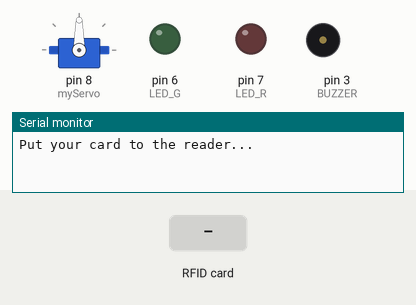
Recording of a sketch running on a simulated Arduino Uno, built with avr-gcc and run on an emulated ATmega328P. Parts: servo, output pins drawn as LEDs (lit = HIGH), buzzer (waves = sounding), the last lines printed to the serial monitor. Inputs (shaded band) come from the test bench. Pins used as bus, display or sensor lines are not drawn.

Above: at 1.2 s.
1.3 s: RFID card F1 E9 2B 1E held to the reader
At 3.0 s:
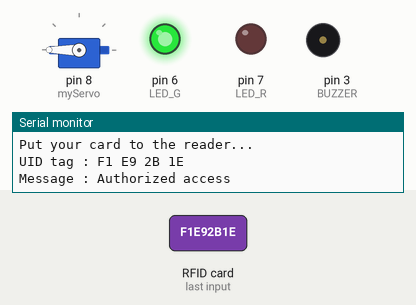
At 8.0 s:
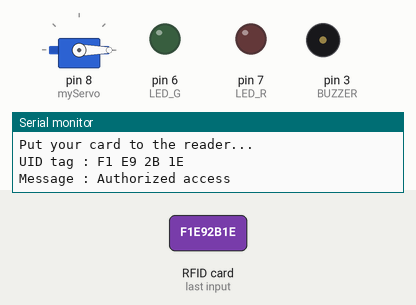
Timing chart, 0 to 9.5 s (numbered marks = the images above; inputs shaded):
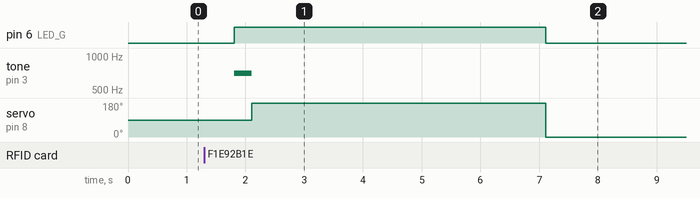

Measured:
- after the input at 1.3 s, pin 6 (LED_G): LOW → HIGH after 0.51 s, → LOW 5.3 s later; tone on pin 3 (BUZZER): silent → 700 Hz after 0.51 s, → silent 0.30 s later; servo on pin 8 (myServo): 90° → 180° after 0.81 s, → 0° 5.0 s later

The sketch:

RFID.ino
```cpp
#include <SPI.h>
#include <MFRC522.h>
#include <Servo.h>

#define SS_PIN 10
#define RST_PIN 8
#define LED_G 6
#define LED_R 7
#define BUZZER 3
MFRC522 mfrc522(SS_PIN, RST_PIN);
Servo myServo;

void setup()
{
  Serial.begin(9600);
  SPI.begin();
  mfrc522.PCD_Init();
  myServo.attach(8);
  myServo.write(90);
  pinMode(LED_G, OUTPUT);
  pinMode(LED_R, OUTPUT);
  pinMode(BUZZER, OUTPUT);
  noTone(BUZZER);
  Serial.println("Put your card to the reader...");
  Serial.println();

}
void loop()
{
  // Look for new cards
  if ( ! mfrc522.PICC_IsNewCardPresent())
  {
    return;
  }
  // Select one of the cards
  if ( ! mfrc522.PICC_ReadCardSerial())
  {
    return;
  }
  //Show UID on serial monitor
  Serial.print("UID tag :");
  String content= "";
  byte letter;
  for (byte i = 0; i < mfrc522.uid.size; i++)
  {
     Serial.print(mfrc522.uid.uidByte[i] < 0x10 ? " 0" : " ");
     Serial.print(mfrc522.uid.uidByte[i], HEX);
     content.concat(String(mfrc522.uid.uidByte[i] < 0x10 ? " 0" : " "));
     content.concat(String(mfrc522.uid.uidByte[i], HEX));
  }
  Serial.println();
  Serial.print("Message : ");
  content.toUpperCase();
  if (content.substring(1) == "F1 E9 2B 1E")
  {
    Serial.println("Authorized access");
    Serial.println();
    delay(500);
    digitalWrite(LED_G, HIGH);
    tone(BUZZER, 700);
    delay(300);
    noTone(BUZZER);
    myServo.write(180);
    delay(5000);
    myServo.write(0);
    digitalWrite(LED_G, LOW);
  }

 else   {
    Serial.println(" Access denied");
    digitalWrite(LED_R, HIGH);
    tone(BUZZER, 700);
    delay(1000);
    digitalWrite(LED_R, LOW);
    noTone(BUZZER);
  }
}
```
